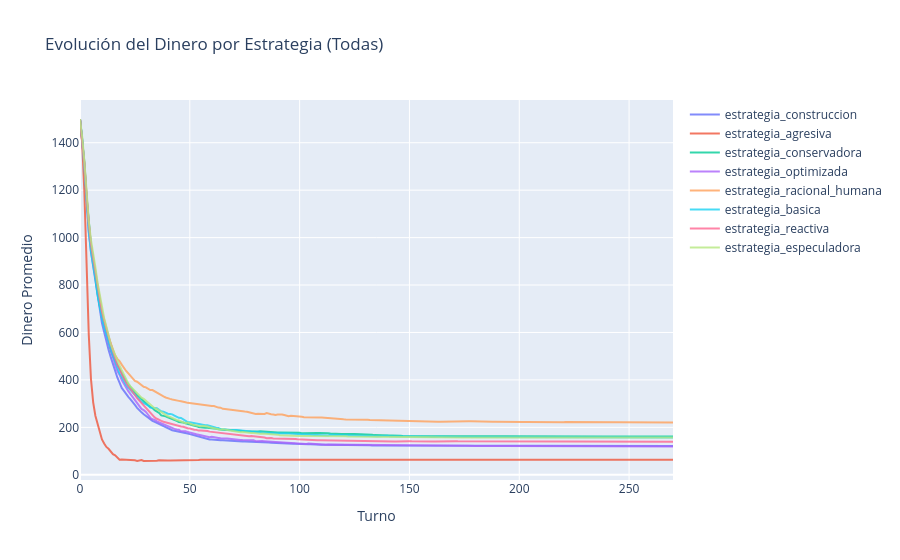

Notebook code for this chart:
### Markdown cell above
Las propiedades más frecuentemente poseídas por los jugadores ganadores coinciden con aquellas en las que los jugadores suelen caer con mayor frecuencia, lo que les permite generar ingresos constantes.

### Code cell
fig4.show()

### Figure 1 — Plotly figure (JSON) as saved in the notebook; plotly's stock layout.template omitted (floating-point values rounded to 4 significant figures; data arrays with more than 128 entries replaced by an {"elided": "..."} marker saying what was removed)
{"data": [{"mode": "lines", "name": "estrategia_construccion", "opacity": 0.8, "type": "scatter", "x": {"elided": "271 int values"}, "y": {"elided": "271 float values"}}, {"mode": "lines", "name": "estrategia_agresiva", "opacity": 0.8, "type": "scatter", "x": {"elided": "271 int values"}, "y": {"elided": "271 float values"}}, {"mode": "lines", "name": "estrategia_conservadora", "opacity": 0.8, "type": "scatter", "x": {"elided": "271 int values"}, "y": {"elided": "271 float values"}}, {"mode": "lines", "name": "estrategia_optimizada", "opacity": 0.8, "type": "scatter", "x": {"elided": "271 int values"}, "y": {"elided": "271 float values"}}, {"mode": "lines", "name": "estrategia_racional_humana", "opacity": 0.8, "type": "scatter", "x": {"elided": "271 int values"}, "y": {"elided": "271 float values"}}, {"mode": "lines", "name": "estrategia_basica", "opacity": 0.8, "type": "scatter", "x": {"elided": "271 int values"}, "y": {"elided": "271 float values"}}, {"mode": "lines", "name": "estrategia_reactiva", "opacity": 0.8, "type": "scatter", "x": {"elided": "271 int values"}, "y": {"elided": "271 float values"}}, {"mode": "lines", "name": "estrategia_especuladora", "opacity": 0.8, "type": "scatter", "x": {"elided": "271 int values"}, "y": {"elided": "271 float values"}}], "layout": {"hovermode": "x unified", "showlegend": true, "title": {"text": "Evolución del Dinero por Estrategia (Todas)"}, "xaxis": {"title": {"text": "Turno"}}, "yaxis": {"title": {"text": "Dinero Promedio"}}}}
